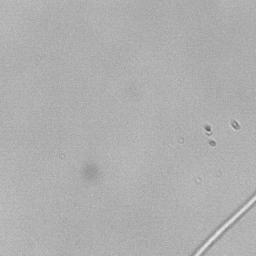
%> input picture Data_albumin_split_images/OA/OA_1_1.jpg, 256 x 256 px
$ octave --eval "result = process('OA/OA_1_1.jpg');"   (GNU Octave 9; MATLAB toolbox functions it lacks are replaced by stand-ins)
%> lines starting %> are read from the running program, lines starting %| are printed output that depends on the picture
function img=process(file_path)
%> called with file_path = 'OA/OA_1_1.jpg'
    img = imread(file_path);
%> img is the input picture: size 256x256 uint8; min 91, max 236, mean 175

    [counts, bin_locations] = imhist(img);
%> counts = 256 values, max 6834 at index 176, min 0 at index 1, mean 256; bin_locations = 256 values from 0 to 255

    max_intensity = max(counts);
%> max_intensity = 6834
    max_intensity_location = find(counts == max_intensity);
%> max_intensity_location = 176

    % check if the intensity is greater in the dark or light intensity
    indicies = find(counts < 1000);
%> indicies = 241 values from 1 to 256
    dark_indicies = indicies(find(indicies < max_intensity_location));
%> dark_indicies = 168 values from 1 to 168
    light_indicies = indicies(find(indicies > max_intensity_location));
%> light_indicies = 73 values from 184 to 256
    total_dark = mean(counts(dark_indicies));
%> total_dark = 13.98
    total_light = mean(counts(light_indicies));
%> total_light = 33.68

    % label the image if the details are in black (dark) or white (light)
    if (total_dark < total_light)
        image_type = "light";
    else
        image_type = "dark";
    end


    if (image_type == "light")
        [x, y] = find(img < max_intensity_location + 15);
%> x = 65245 values from 1 to 256; y = 65245 values from 1 to 256
        % make background black then invert the image
        for element = 1:length(x)
            xindex = x(element);
            yindex = y(element);
            img(xindex, yindex) = 0;
        end
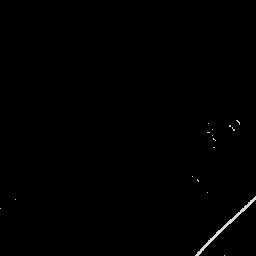
%> img: size 256x256 uint8; min 0, max 236, mean 0.9


    elseif (image_type == "dark")
        % make backgrund white
            [x, y] = find(img > max_intensity_location - 40);
            for element = 1:length(x)
                xindex = x(element);
                yindex = y(element);
                img(xindex, yindex) = 255;
            end
            img = imcomplement(img);
    end
end

$ run again, on Data_albumin_split_images/OA/OA_1_16.jpg
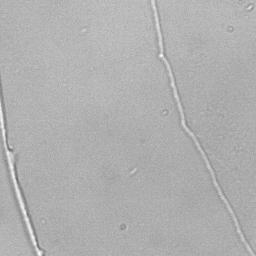
%> input picture Data_albumin_split_images/OA/OA_1_16.jpg, 256 x 256 px
%> in process, img is the input picture: size 256x256 uint8; min 107, max 255, mean 175.8
%> counts = 256 values, max 4607 at index 174, min 0 at index 1, mean 256; bin_locations = 256 values from 0 to 255
%> max_intensity = 4607
%> max_intensity_location = 174
%> indicies = 236 values from 1 to 256
%> dark_indicies = 167 values from 1 to 167
%> light_indicies = 69 values from 188 to 256
%> total_dark = 23.64
%> total_light = 42.91
%> x = 63736 values from 1 to 256
%> after the loop in process, `for element = 1:length(x)`:
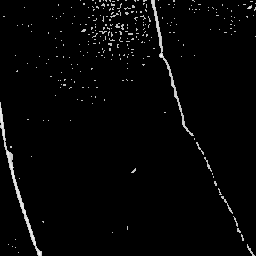
%> img: size 256x256 uint8; min 0, max 255, mean 5.5
